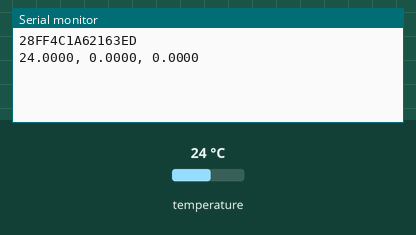
Bench run of a sketch on a simulated Arduino Uno, built with avr-gcc and run on an emulated ATmega328P. Shown: the last lines printed to the serial monitor. Inputs (shaded band) come from the test bench; at power-on: temperature 24 °C.

Above: at 2.3 s.
2.4 s: temperature set to 12 °C
At 3.4 s:
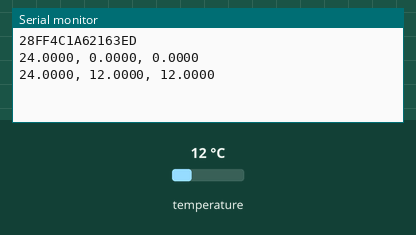
3.9 s: temperature set to 19 °C
At 5.7 s:
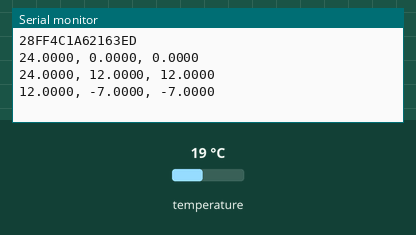
Timing chart, 0 to 7.2 s (numbered marks = the images above; inputs shaded):
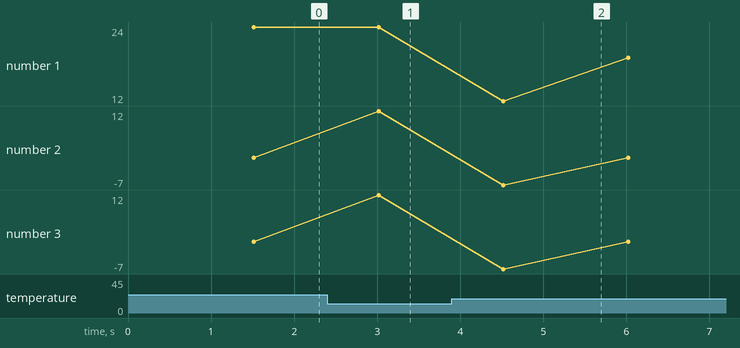

Measured:
- after the input at 2.4 s, the serial monitor: prints a new line after 0.62 s (image 1)
- after the input at 3.9 s, the serial monitor: prints a new line after 0.62 s (image 2)
- plotted number 1: 24 → 19 after the input at 3.9 s
- plotted number 2: 0 → 12 after the input at 2.4 s
- plotted number 3: 0 → 12 after the input at 2.4 s

The sketch:

DeltaTempSens.ino
```cpp
#include <DS18B20.h>
#include "InterpolationLib.h"

DS18B20 ds(2);

float temps[2];
float deltaT;
uint8_t addresses[2][8];
float dT[10];

void shiftDT(float dt[10], float newDT) {
  for(int i = 0; i < 9; i++) {
    dt[i] = dt[i+1];
  }
  dt[9] = newDT;
}

void setup() {
  Serial.begin(9600);
  int activeDevice;

  while(ds.selectNext()) {
    ds.getAddress(addresses[activeDevice]);
    for(uint8_t i = 0; i < 8; i++){
      Serial.print(addresses[activeDevice][i], HEX);
    }
    Serial.println("");
    activeDevice++;
  }
}

void loop() {
  for(int a = 0; a < 2; a++) {
    ds.select(addresses[a]);
    temps[a] = ds.getTempC();
  }

  deltaT = temps[0] - temps[1];

  shiftDT(dT, deltaT);

  Serial.print(temps[0], 4);
  Serial.print(", ");
  Serial.print(deltaT, 4);
  Serial.print(", ");
  Serial.println(dT[9], 4);
}
```
